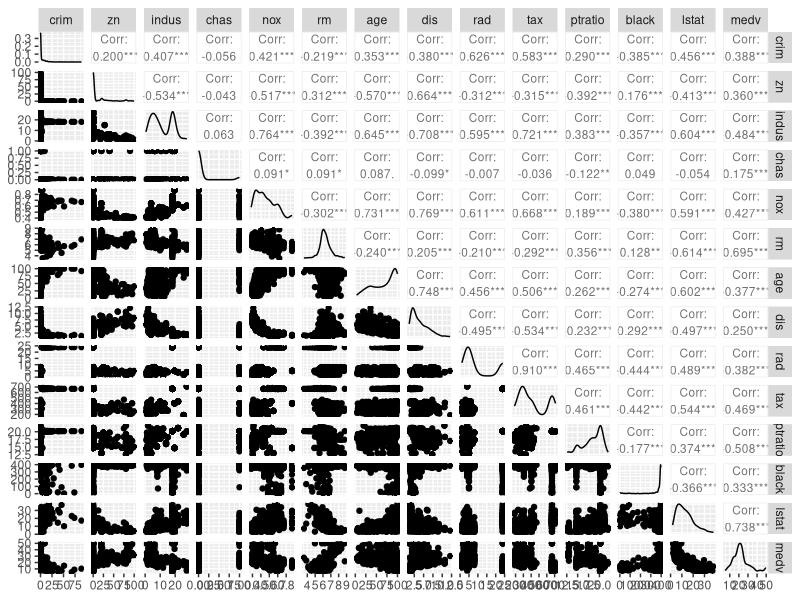
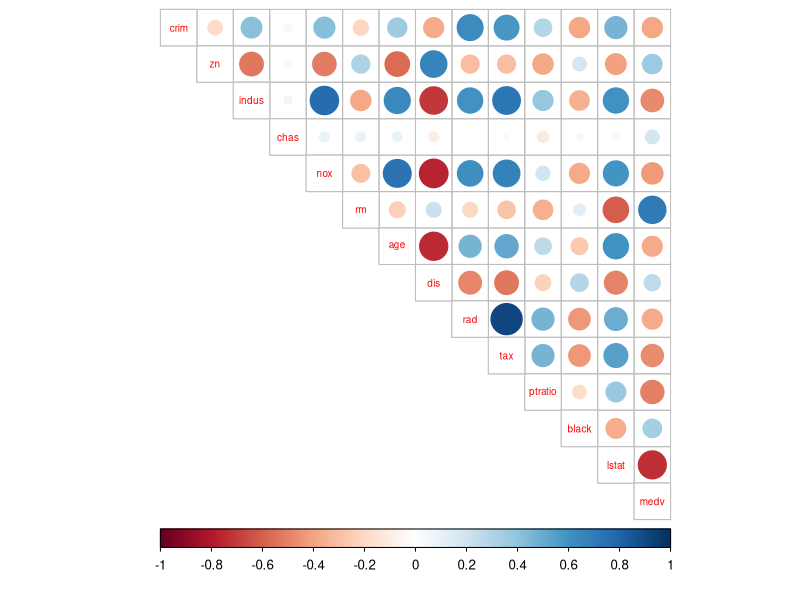
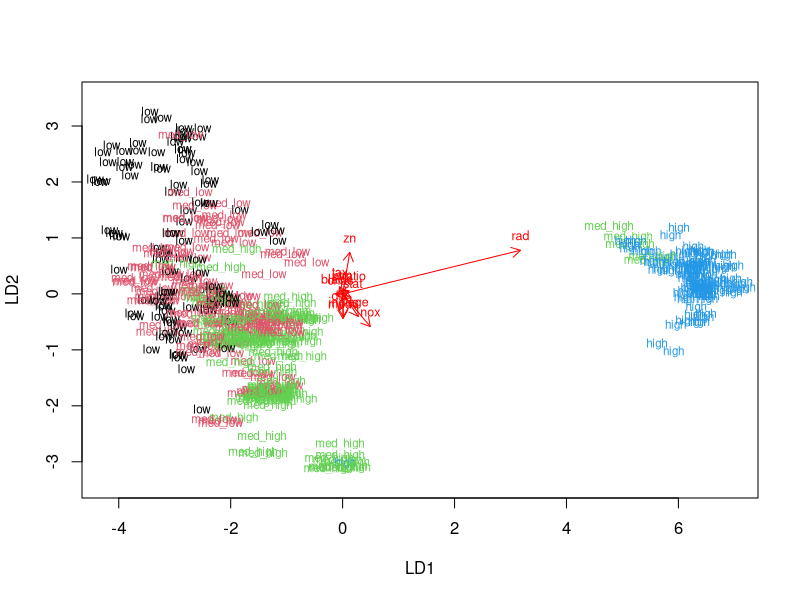
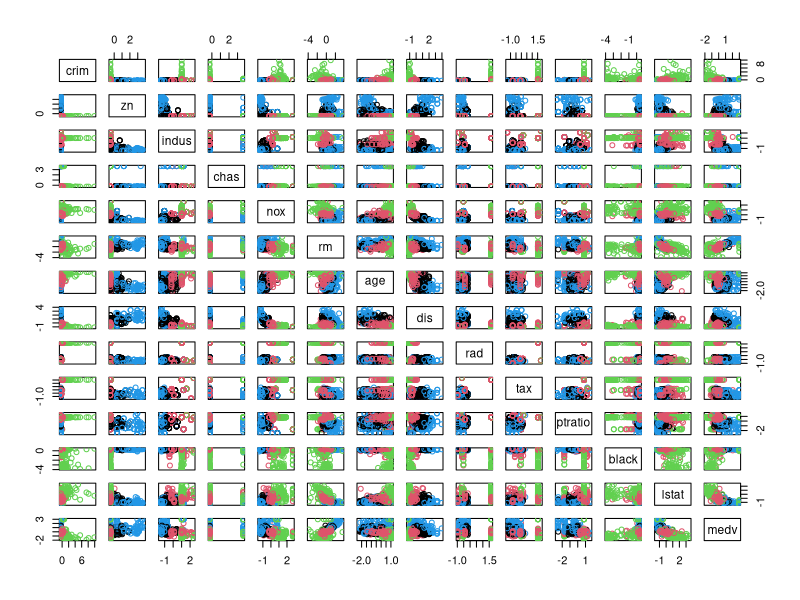
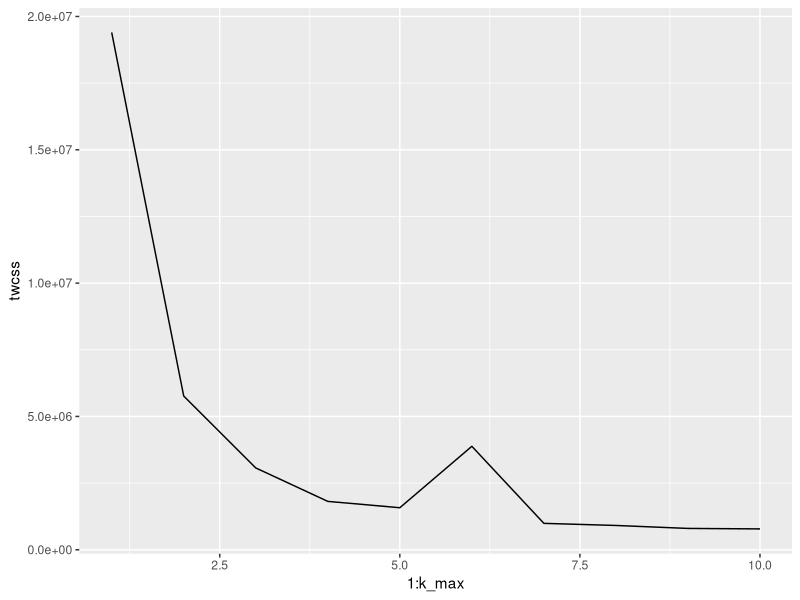
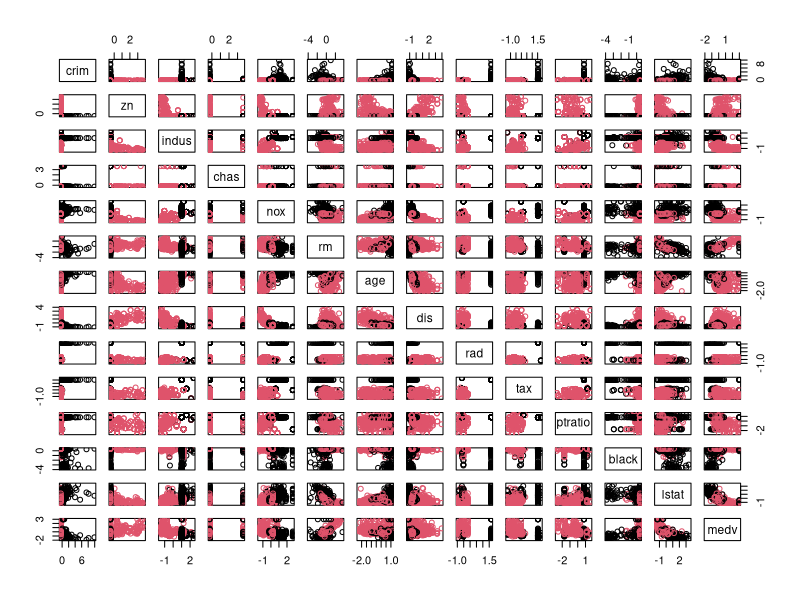
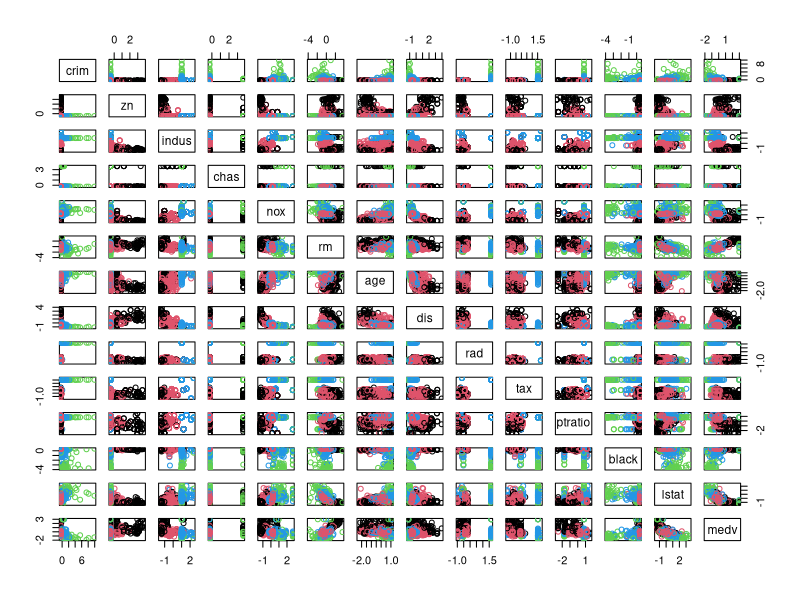
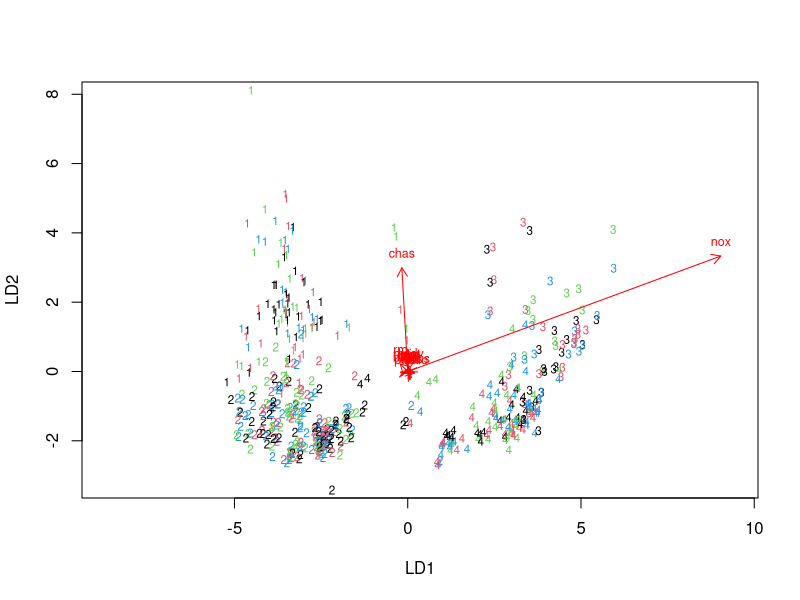

These charts were generated, in order, by the following R code:
## ---- chunk 1
# Clear memory.
rm(list = ls())

# Packages needed in this exercise4.
library(MASS)
library(dplyr)
library(ggplot2)
library(GGally)
library(tidyverse)
library(corrplot)
## ---- chunk 2
# Data input, to load the Boston dataset from MASS
data("Boston")
## ---- chunk 3
# Exploration of the data
str(Boston)
summary(Boston)
## ---- chunk 4
p <- ggpairs(Boston, mapping = aes(), lower = list(combo = wrap("facethist", bins = 10)), upper = list(continuous = wrap("cor", size=3)))
p
## ---- chunk 5
# Calculate the correlation matrix, round it and draw a visualization
cor_matrix <- cor(Boston) %>% round(digits = 2)
corrplot(cor_matrix, method="circle", type="upper", cl.pos = "b", tl.pos = "d", tl.cex = 0.6)
## ---- chunk 6
boston_scaled <- as.data.frame(scale(Boston))
summary(boston_scaled)
## ---- chunk 7
# Create a quantile vector of crim and create the categorical "crime".
bins <- quantile(boston_scaled$crim)
crime <- cut(boston_scaled$crim, breaks = bins, include.lowest = TRUE, label = c('low','med_low','med_high','high'))
# Remove the original unscaled variable and add the new categorical value to scaled data.
boston_scaled <- dplyr::select(boston_scaled, -crim)
boston_scaled <- data.frame(boston_scaled, crime)
# Look at the table of the new factor crime
table(boston_scaled$crim)
## ---- chunk 8
# Number of rows in the Boston dataset
n <- nrow(boston_scaled) 
# Choose randomly 80% of the rows
ind <- sample(n,  size = n * 0.8)
# Create train set
train <- boston_scaled[ind,]
# Create test set
test <- boston_scaled[-ind,] 
# Save the correct classes from the test data
correct_classes <- test$crime
# Remove the crime variable from the test data
test <- dplyr::select(test, -crime)
## ---- chunk 9
lda.fit <- lda(crime ~ ., data = train)
lda.fit
## ---- chunk 10
# The function for lda biplot arrows
lda.arrows <- function(x, myscale = 1, arrow_heads = 0.1, color = "red", tex = 0.75, choices = c(1,2)){
  heads <- coef(x)
  arrows(x0 = 0, y0 = 0, 
         x1 = myscale * heads[,choices[1]], 
         y1 = myscale * heads[,choices[2]], col=color, length = arrow_heads)
  text(myscale * heads[,choices], labels = row.names(heads), 
       cex = tex, col=color, pos=3)
}

# Target classes as numeric
classes <- as.numeric(train$crime)

# Plot the lda results
plot(lda.fit, dimen = 2, col = classes, pch = classes)
lda.arrows(lda.fit, myscale = 1)
## ---- chunk 11
# Predict classes with test data
lda.pred <- predict(lda.fit, newdata = test)
# Cross tabulate the results
table(correct = correct_classes, predicted = lda.pred$class)
## ---- chunk 12
boston_scaled <- as.data.frame(scale(Boston))
# euclidean distance matrix
dist_eu <- dist(boston_scaled)
# look at the summary of the distances
summary(dist_eu)
## ---- chunk 13
# k-means clustering
km <-kmeans(dist_eu, centers = 4)
# Plot the Boston dataset with clusters
pairs(boston_scaled, col = km$cluster)
## ---- chunk 14
# determine the number of clusters
k_max <- 10
# Calculate the total within sum of squares using the function.
twcss <- sapply(1:k_max, function(k){kmeans(Boston, k)$tot.withinss})

# Visualize the results.
qplot(x = 1:k_max, y = twcss, geom = 'line')
## ---- chunk 15
# k-means clustering
km <-kmeans(dist_eu, centers = 2) 
# Plot the clusters
pairs(boston_scaled, col = km$cluster)
## ---- chunk 16
data("Boston")
boston_scaled <- scale(Boston)
# k-means clustering
km <-kmeans(dist_eu, centers = 4)
# Plot the Boston dataset with clusters
pairs(boston_scaled, col = km$cluster)
## ---- chunk 17
#Perform LDA using the clusters as target classes. Visualize the results with a biplot
lda.fit_2 <- lda(km$cluster ~., data = Boston)
lda.arrows <- function(x, myscale = 1, arrow_heads = 0.1, color = "red", tex = 0.75, choices = c(1,2)){
  heads <- coef(x)
  arrows(x0 = 0, y0 = 0, 
         x1 = myscale * heads[,choices[1]], 
         y1 = myscale * heads[,choices[2]], col=color, length = arrow_heads)
  text(myscale * heads[,choices], labels = row.names(heads), 
       cex = tex, col=color, pos=3)
}
plot(lda.fit_2, dimen = 2, col= classes, pch=classes)
lda.arrows(lda.fit_2, myscale = 1)
## ---- chunk 18
plot(lda.fit_2, dimen = 2, col= classes, pch=classes)
lda.arrows(lda.fit_2, myscale = 6)
